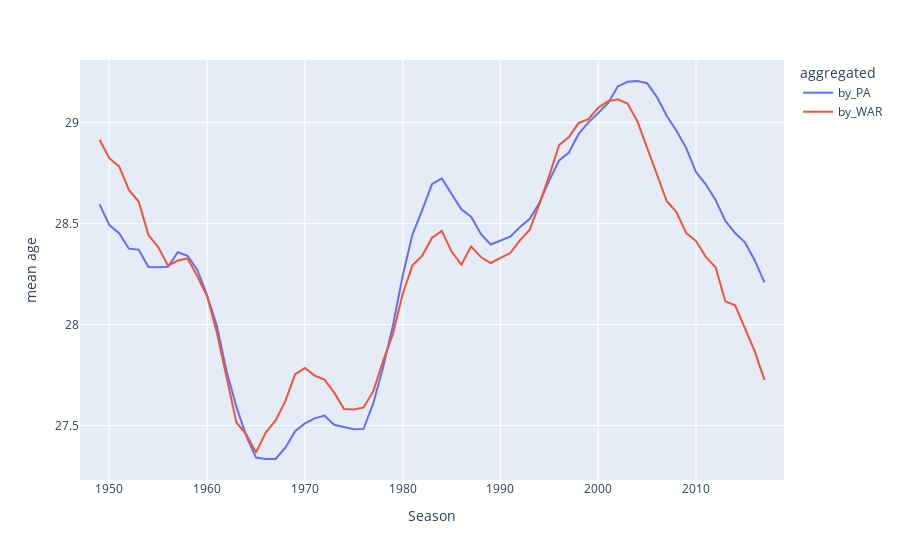

This figure's notebook cell:
### Markdown cell above
OK, let's go back to age trends over time, specifically to see how the current day compares historically.  From the earlier, 20-year graph, it was clear that the league has been getting younger from its peak.  We can look at shorter windows (e.g., 5 years) to get a better view of the more minor fluctuations, and we see that the trend towards youth has been so strong that the league is the youngest it has been since the 1970s.

### Code cell
plot_rolling_weighted_age(batting, ['PA', 'WAR'], 5, "Mean age of batters, weighted by PA or WAR")

### Figure 1 — Plotly figure (JSON) as saved in the notebook; plotly's stock layout.template omitted (floating-point values rounded to 4 significant figures)
{"data": [{"hovertemplate": "aggregated=by_PA<br>Season=%{x}<br>mean age=%{y}<extra></extra>", "legendgroup": "by_PA", "line": {"color": "#636efa", "dash": "solid"}, "mode": "lines", "name": "by_PA", "orientation": "v", "showlegend": true, "type": "scatter", "x": [1947, 1948, 1949, 1950, 1951, 1952, 1953, 1954, 1955, 1956, 1957, 1958, 1959, 1960, 1961, 1962, 1963, 1964, 1965, 1966, 1967, 1968, 1969, 1970, 1971, 1972, 1973, 1974, 1975, 1976, 1977, 1978, 1979, 1980, 1981, 1982, 1983, 1984, 1985, 1986, 1987, 1988, 1989, 1990, 1991, 1992, 1993, 1994, 1995, 1996, 1997, 1998, 1999, 2000, 2001, 2002, 2003, 2004, 2005, 2006, 2007, 2008, 2009, 2010, 2011, 2012, 2013, 2014, 2015, 2016, 2017, 2018, 2019], "xaxis": "x", "y": [null, null, 28.6, 28.49, 28.45, 28.38, 28.37, 28.28, 28.28, 28.29, 28.36, 28.34, 28.27, 28.15, 27.99, 27.77, 27.59, 27.45, 27.34, 27.33, 27.33, 27.39, 27.47, 27.51, 27.54, 27.55, 27.5, 27.49, 27.48, 27.48, 27.61, 27.79, 27.99, 28.24, 28.45, 28.57, 28.69, 28.72, 28.65, 28.57, 28.53, 28.45, 28.4, 28.41, 28.43, 28.48, 28.52, 28.6, 28.71, 28.81, 28.85, 28.95, 29.0, 29.05, 29.1, 29.18, 29.2, 29.21, 29.2, 29.13, 29.03, 28.96, 28.87, 28.76, 28.69, 28.62, 28.51, 28.45, 28.41, 28.32, 28.21, null, null], "yaxis": "y"}, {"hovertemplate": "aggregated=by_WAR<br>Season=%{x}<br>mean age=%{y}<extra></extra>", "legendgroup": "by_WAR", "line": {"color": "#EF553B", "dash": "solid"}, "mode": "lines", "name": "by_WAR", "orientation": "v", "showlegend": true, "type": "scatter", "x": [1947, 1948, 1949, 1950, 1951, 1952, 1953, 1954, 1955, 1956, 1957, 1958, 1959, 1960, 1961, 1962, 1963, 1964, 1965, 1966, 1967, 1968, 1969, 1970, 1971, 1972, 1973, 1974, 1975, 1976, 1977, 1978, 1979, 1980, 1981, 1982, 1983, 1984, 1985, 1986, 1987, 1988, 1989, 1990, 1991, 1992, 1993, 1994, 1995, 1996, 1997, 1998, 1999, 2000, 2001, 2002, 2003, 2004, 2005, 2006, 2007, 2008, 2009, 2010, 2011, 2012, 2013, 2014, 2015, 2016, 2017, 2018, 2019], "xaxis": "x", "y": [null, null, 28.92, 28.82, 28.78, 28.67, 28.61, 28.44, 28.38, 28.29, 28.32, 28.33, 28.24, 28.14, 27.96, 27.74, 27.51, 27.46, 27.37, 27.47, 27.52, 27.62, 27.75, 27.78, 27.75, 27.73, 27.66, 27.58, 27.58, 27.59, 27.67, 27.82, 27.95, 28.15, 28.29, 28.34, 28.43, 28.46, 28.36, 28.3, 28.39, 28.33, 28.3, 28.33, 28.35, 28.42, 28.47, 28.6, 28.74, 28.89, 28.93, 29.0, 29.02, 29.07, 29.11, 29.12, 29.09, 29.01, 28.87, 28.74, 28.61, 28.56, 28.45, 28.41, 28.34, 28.28, 28.12, 28.09, 27.99, 27.87, 27.73, null, null], "yaxis": "y"}], "layout": {"legend": {"title": {"text": "aggregated"}, "tracegroupgap": 0}, "margin": {"t": 60}, "xaxis": {"anchor": "y", "domain": [0, 1], "title": {"text": "Season"}}, "yaxis": {"anchor": "x", "domain": [0, 1], "title": {"text": "mean age"}}}}
